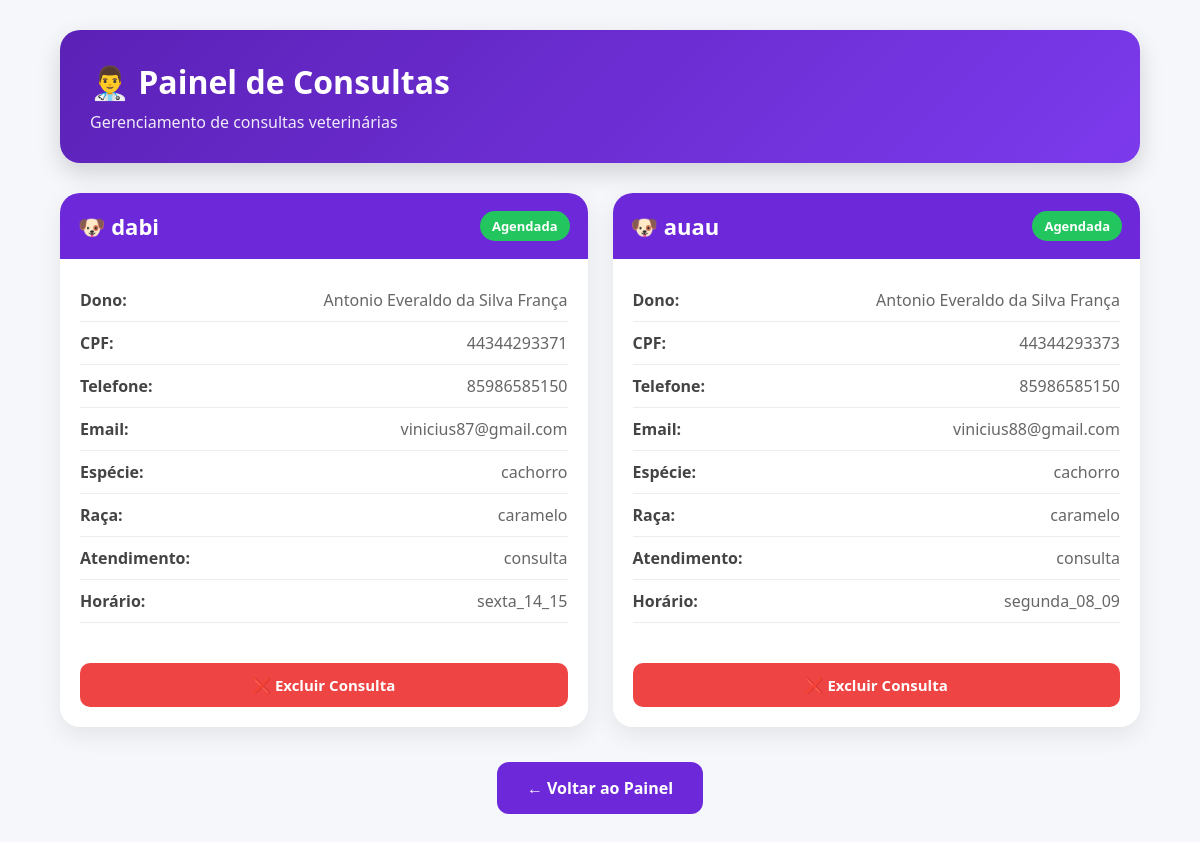
The page /funcionario-consultas/ on the database as committed earlier.
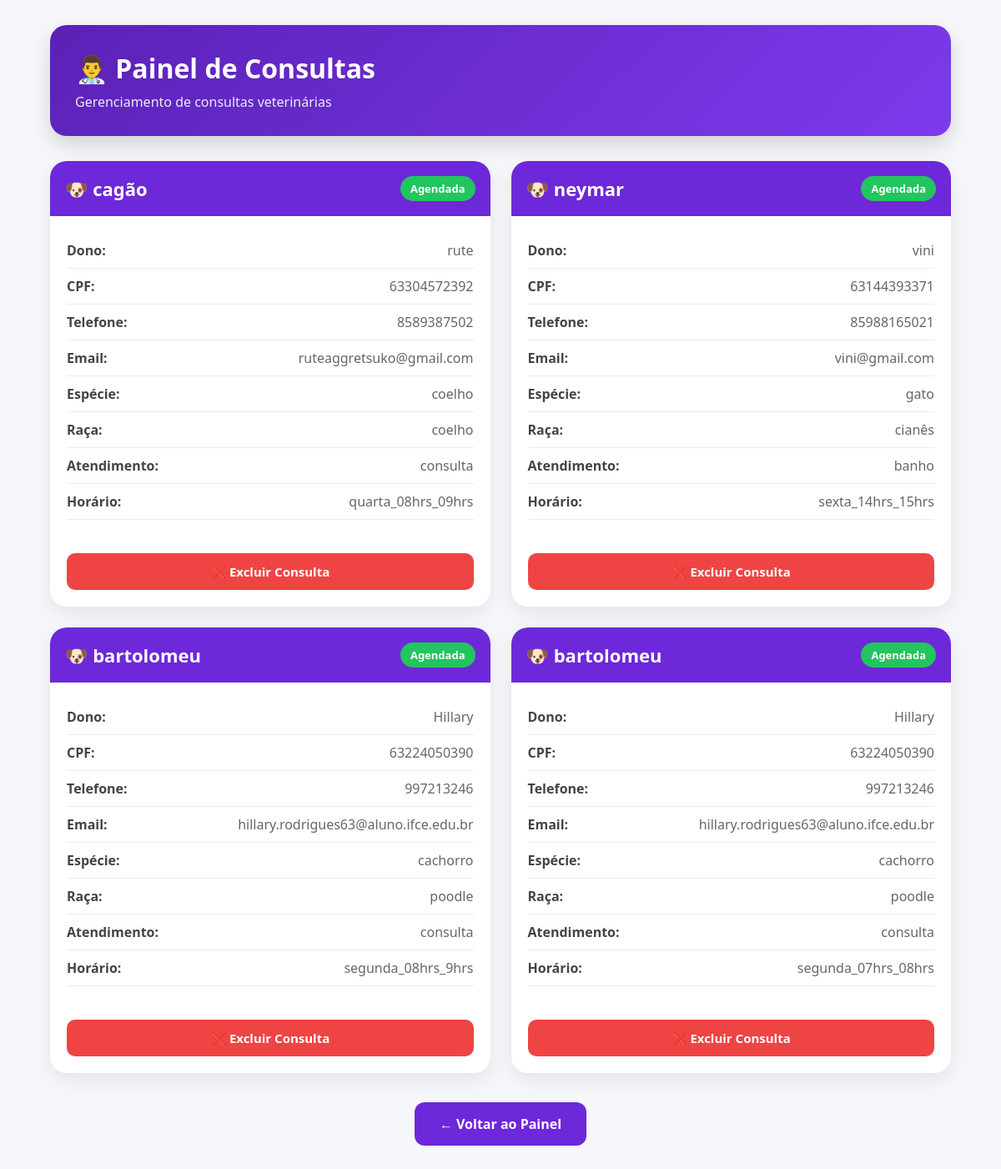
The same page on the database as committed later.
### core/models.py (models this page shows, shortened)
class Consulta(models.Model):
    nome_pet = models.CharField(max_length=100)
    idade_pet = models.CharField(max_length=20)
    especie = models.CharField(max_length=50)
    sexo = models.CharField(max_length=20)
    peso = models.CharField(max_length=20)
    raca = models.CharField(max_length=50)
    vacinas = models.CharField(max_length=200)
    doencas = models.CharField(max_length=200)
    medicamentos = models.CharField(max_length=200)
    cirurgias = models.CharField(max_length=200)
    alergias = models.CharField(max_length=200)
    atendimento = models.CharField(max_length=50)
    horario = models.CharField(max_length=50)
    nome_dono = models.CharField(max_length=100)
    cpf = models.CharField(max_length=20)
    telefone = models.CharField(max_length=20)
    email = models.CharField(max_length=100)
    endereco = models.CharField(max_length=200)

### core/views.py (the view)
def funcionario_consultas(request):
    consultas = Consulta.objects.all()
    return render(request, 'funcionario_consultas.html', {'consultas': consultas})

### core/templates/funcionario_consultas.html (shortened to what this page needs)
{% load static %}
<!DOCTYPE html>
<html lang="pt-br">
<head>
    <link rel="stylesheet" href="../static/funcionario_consultas.css">
</head>
<body>
<div class="container">
    <header>
        <h1>👨‍⚕️ Painel de Consultas</h1>
        <p>Gerenciamento de consultas veterinárias</p>
    </header>
    <section class="consultas">
        {% for consulta in consultas %}
        <div class="card">
            <div class="card-header">
                <h2>🐶 {{ consulta.nome_pet }}</h2>
                <span class="status">Agendada</span>
            </div>
            <div class="dados">
                <div class="info">
                    <strong>Dono:</strong>
                    <span>{{ consulta.nome_dono }}</span>
                </div>
                <div class="info">
                    <strong>CPF:</strong>
                    <span>{{ consulta.cpf }}</span>
                </div>
                <div class="info">
                    <strong>Telefone:</strong>
                    <span>{{ consulta.telefone }}</span>
                </div>
                <div class="info">
                    <strong>Email:</strong>
                    <span>{{ consulta.email }}</span>
                </div>
                <div class="info">
                    <strong>Espécie:</strong>
                    <span>{{ consulta.especie }}</span>
                </div>
                <div class="info">
                    <strong>Raça:</strong>
                    <span>{{ consulta.raca }}</span>
                </div>
                <div class="info">
                    <strong>Atendimento:</strong>
                    <span>{{ consulta.atendimento }}</span>
                </div>
                <div class="info">
                    <strong>Horário:</strong>
                    <span>{{ consulta.horario }}</span>
                </div>
            </div>
            <div class="acoes">
                <form method="POST" action="{% url 'deletar_consulta' consulta.id %}">
                    <button class="btn-delete" type="submit">
                        ❌ Excluir Consulta
                    </button>
                </form>
            </div>
        </div>
        {% empty %}
        <div class="sem-consultas">
            <h2>📋 Nenhuma consulta cadastrada</h2>
        </div>
        {% endfor %}
    </section>
    <div class="voltar">
        <a href="{% url 'painel_funcionario' %}">
            <button class="btn-voltar">
                ← Voltar ao Painel
            </button>
        </a>
    </div>
</div>
</body>
</html>

Rows that differ between the two databases and show on the page:
removed Consulta: nome_pet "dabi", nome_dono "Antonio Everaldo da Silva França", cpf "44344293371", telefone "85986585150", email "vinicius87@gmail.com", especie "cachorro", raca "caramelo", atendimento "consulta", horario "sexta_14_15"
removed Consulta: nome_pet "auau", nome_dono "Antonio Everaldo da Silva França", cpf "44344293373", telefone "85986585150", email "vinicius88@gmail.com", especie "cachorro", raca "caramelo", atendimento "consulta", horario "segunda_08_09"
added Consulta: nome_pet "cagão", nome_dono "rute", cpf "63304572392", telefone "8589387502", email "ruteaggretsuko@gmail.com", especie "coelho", raca "coelho", atendimento "consulta", horario "quarta_08hrs_09hrs"
added Consulta: nome_pet "neymar", nome_dono "vini", cpf "63144393371", telefone "85988165021", email "vini@gmail.com", especie "gato", raca "cianês", atendimento "banho", horario "sexta_14hrs_15hrs"
added Consulta: nome_pet "bartolomeu", nome_dono "Hillary", cpf "63224050390", telefone "997213246", email "hillary.rodrigues63@aluno.ifce.edu.br", especie "cachorro", raca "poodle", atendimento "consulta", horario "segunda_08hrs_9hrs"
added Consulta: nome_pet "bartolomeu", nome_dono "Hillary", cpf "63224050390", telefone "997213246", email "hillary.rodrigues63@aluno.ifce.edu.br", especie "cachorro", raca "poodle", atendimento "consulta", horario "segunda_07hrs_08hrs"
